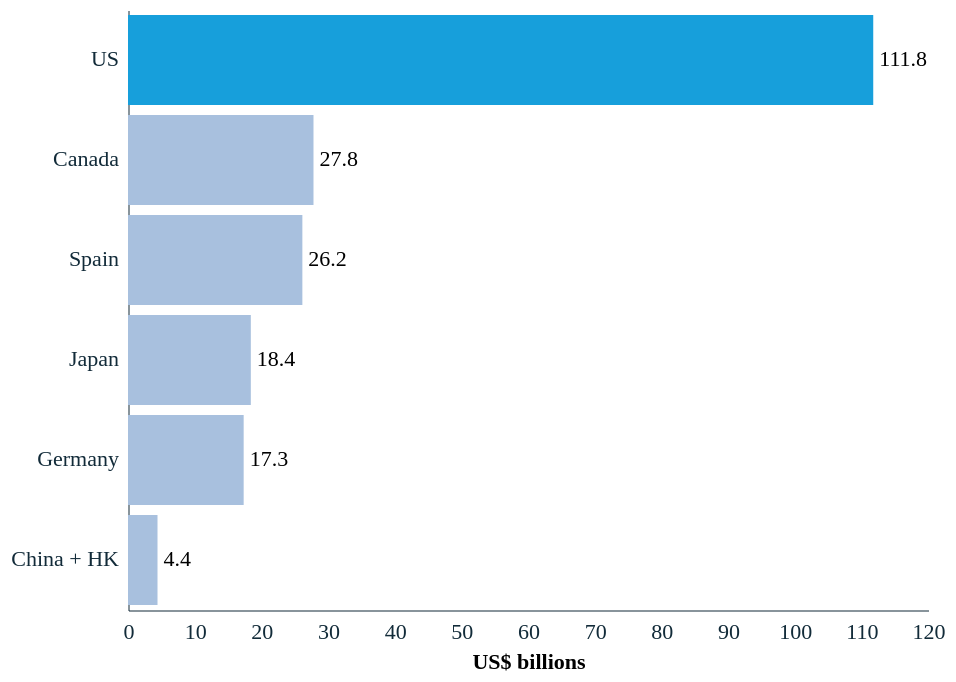

The Vega-Lite source for this figure:
### Vega-Lite specification from a JSON file in a GitHub repository (floating-point values rounded to 4 significant figures)
{"config": {"font": "Circular Std", "mark": {"line": {"interpolate": "linear"}}, "view": {"stroke": "transparent", "width": 400, "height": 300}, "range": {"category": ["#179fdb", "#e6224b", "#f4c245", "#122b39", "#eb5c2e", "#36b7b4"], "diverging": ["#E6224B", "#E54753", "#C9C9C9", "#179FDB", "#122B39"], "heatmap": ["#C9C9C9", "#179FDB", "#0063AF", "#122B39"], "ordinal": ["#00A767", "#36B7B4", "#179FDB", "#0063AF", "#243B5A"]}, "axisX": {"labelColor": "#122b39", "tickColor": "#122b39", "domainColor": "#122b39", "domainOpacity": 0.5, "gridOpacity": 0, "labelAngle": 0, "labelAlign": "center", "labelFontSize": 11, "labelPadding": 5, "tickCount": 10, "tickSize": 0, "title": ""}, "axisY": {"labelColor": "#122b39", "tickColor": "#122b39", "domainColor": "#122b39", "gridColor": "#122b39", "gridDash": [1, 5], "gridOpacity": 0.5, "labelPadding": 5, "labelFontSize": 11, "domainOpacity": 0.5, "tickSize": 0, "title": null, "titleAlign": "left", "titleAngle": 0, "titleBaseline": "bottom", "titleColor": "#122b39", "titleOpacity": 0.9, "titleX": 0, "titleY": -7}}, "layer": [{"mark": {"type": "bar"}, "encoding": {"color": {"condition": {"test": "(datum.Country === 'US')", "value": "#179fdb"}, "value": "#a8c0de"}, "x": {"axis": {"format": ".0f", "title": "US$ billions"}, "field": "Value", "type": "quantitative"}, "y": {"field": "Country", "sort": "-x", "type": "nominal"}}}, {"mark": {"type": "text", "align": "left", "dx": 3, "fontSize": 11}, "encoding": {"text": {"field": "Value", "format": ".1f", "type": "quantitative"}, "x": {"field": "Value", "type": "quantitative"}, "y": {"field": "Country", "sort": "-x", "type": "nominal"}}}], "data": {"name": "data-023a084c9bef97d3a4d9d1cc20038b86"}, "$schema": "https://vega.github.io/schema/vega-lite/v6.1.0.json", "datasets": {"data-023a084c9bef97d3a4d9d1cc20038b86": [{"Country": "US", "Value": 111.8}, {"Country": "Canada", "Value": 27.82}, {"Country": "Spain", "Value": 26.16}, {"Country": "Japan", "Value": 18.42}, {"Country": "Germany", "Value": 17.35}, {"Country": "China + HK", "Value": 4.426}]}}
